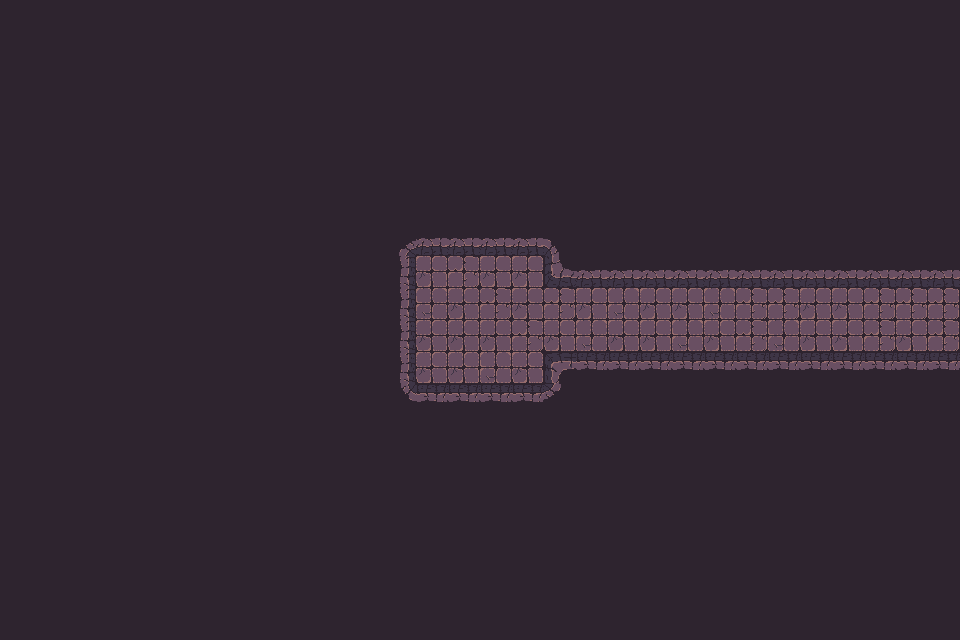

Below is a game level as drawn by its tile map, then a one-line description and the .tmx file that defines it, in full:
An orthogonal 30x20 tile map with 32x32 px tiles, 1 tile layer (Tile layer 1), 2 tilesets and 57 objects.

<map version="1.10" tiledversion="1.11.2" orientation="orthogonal" renderorder="right-down" width="30" height="20" tilewidth="32" tileheight="32" infinite="0" nextlayerid="3" nextobjectid="1">
    <tileset firstgid="1" name="Town Tileset" tilewidth="32" tileheight="32" tilecount="64" columns="8">
        <image source="../../../tiles/World H Tileset.png" trans="ff00ff" width="256" height="256" />
        <tile id="4">
            <objectgroup draworder="index" id="2">
                <object id="1" x="0" y="0" width="32" height="32" />
            </objectgroup>
        </tile>
        <tile id="5">
            <objectgroup draworder="index" id="2">
                <object id="1" x="0" y="0" width="32" height="32" />
            </objectgroup>
        </tile>
        <tile id="6">
            <objectgroup draworder="index" id="2">
                <object id="1" x="0" y="0" width="32" height="32" />
            </objectgroup>
        </tile>
        <tile id="7">
            <objectgroup draworder="index" id="2">
                <object id="1" x="0" y="0" width="32" height="32" />
            </objectgroup>
        </tile>
        <tile id="8">
            <objectgroup draworder="index" id="2">
                <object id="1" x="0" y="0" width="32" height="32" />
            </objectgroup>
        </tile>
        <tile id="10">
            <objectgroup draworder="index" id="2">
                <object id="1" x="0" y="32" width="32" height="0" />
            </objectgroup>
        </tile>
        <tile id="11">
            <objectgroup draworder="index" id="2">
                <object id="1" x="0" y="32" width="32" height="0" />
                <object id="2" x="32" y="0" width="0" height="32" />
            </objectgroup>
        </tile>
        <tile id="12">
            <objectgroup draworder="index" id="2">
                <object id="1" x="32" y="0" width="0" height="32" />
            </objectgroup>
        </tile>
        <tile id="13">
            <objectgroup draworder="index" id="2">
                <object id="1" x="0" y="32" width="32" height="0" />
                <object id="2" x="0" y="32" width="32" height="0" />
                <object id="3" x="0" y="0" width="0" height="32" />
            </objectgroup>
        </tile>
        <tile id="14">
            <objectgroup draworder="index" id="2">
                <object id="1" x="0" y="0" width="0" height="32" />
            </objectgroup>
        </tile>
        <tile id="16">
            <objectgroup draworder="index" id="2">
                <object id="1" x="0" y="0" width="32" height="32" />
            </objectgroup>
        </tile>
        <tile id="24">
            <objectgroup draworder="index" id="2">
                <object id="1" x="0" y="0" width="32" height="32" />
            </objectgroup>
        </tile>
    </tileset>
    <tileset firstgid="65" name="Dungeon Crawler Tileset" tilewidth="32" tileheight="32" tilecount="100" columns="10">
        <image source="../../../tiles/Dungeon_Tile.png" trans="" width="320" height="320" />
        <tile id="2">
            <objectgroup draworder="index" id="2">
                <object id="1" x="0" y="0" width="32" height="32" />
            </objectgroup>
        </tile>
        <tile id="3">
            <objectgroup draworder="index" id="2">
                <object id="1" x="0" y="0" width="32" height="32" />
            </objectgroup>
        </tile>
        <tile id="4">
            <objectgroup draworder="index" id="2">
                <object id="1" x="0" y="0" width="32" height="32" />
            </objectgroup>
        </tile>
        <tile id="5">
            <objectgroup draworder="index" id="2">
                <object id="1" x="0" y="0" width="32" height="32" />
            </objectgroup>
        </tile>
        <tile id="6">
            <objectgroup draworder="index" id="2">
                <object id="1" x="0" y="0" width="32" height="32" />
            </objectgroup>
        </tile>
        <tile id="8">
            <objectgroup draworder="index" id="2">
                <object id="1" x="0" y="0" width="32" height="32" />
            </objectgroup>
        </tile>
        <tile id="12">
            <objectgroup draworder="index" id="2">
                <object id="1" x="0" y="0" width="32" height="32" />
            </objectgroup>
        </tile>
        <tile id="13">
            <objectgroup draworder="index" id="2">
                <object id="1" x="0" y="0" width="32" height="32" />
            </objectgroup>
        </tile>
        <tile id="14">
            <objectgroup draworder="index" id="2">
                <object id="1" x="0" y="0" width="32" height="32" />
            </objectgroup>
        </tile>
        <tile id="15">
            <objectgroup draworder="index" id="2">
                <object id="1" x="0" y="0" width="32" height="32" />
            </objectgroup>
        </tile>
        <tile id="16">
            <objectgroup draworder="index" id="2">
                <object id="1" x="0" y="0" width="32" height="32" />
            </objectgroup>
        </tile>
        <tile id="18">
            <objectgroup draworder="index" id="2">
                <object id="1" x="0" y="0" width="32" height="32" />
            </objectgroup>
        </tile>
        <tile id="22">
            <objectgroup draworder="index" id="2">
                <object id="1" x="0" y="0" width="32" height="32" />
            </objectgroup>
        </tile>
        <tile id="23">
            <objectgroup draworder="index" id="2">
                <object id="1" x="0" y="0" width="32" height="32" />
            </objectgroup>
        </tile>
        <tile id="24">
            <objectgroup draworder="index" id="2">
                <object id="1" x="0" y="0" width="32" height="32" />
            </objectgroup>
        </tile>
        <tile id="25">
            <objectgroup draworder="index" id="2">
                <object id="1" x="0" y="0" width="32" height="32" />
            </objectgroup>
        </tile>
        <tile id="26">
            <objectgroup draworder="index" id="2">
                <object id="1" x="0" y="0" width="32" height="32" />
            </objectgroup>
        </tile>
        <tile id="28">
            <objectgroup draworder="index" id="2">
                <object id="1" x="0" y="0" width="32" height="32" />
            </objectgroup>
        </tile>
        <tile id="32">
            <objectgroup draworder="index" id="2">
                <object id="1" x="0" y="0" width="32" height="32" />
            </objectgroup>
        </tile>
        <tile id="33">
            <objectgroup draworder="index" id="2">
                <object id="1" x="0" y="0" width="32" height="32" />
            </objectgroup>
        </tile>
        <tile id="34">
            <objectgroup draworder="index" id="2">
                <object id="1" x="0" y="0" width="32" height="32" />
            </objectgroup>
        </tile>
        <tile id="35">
            <objectgroup draworder="index" id="2">
                <object id="1" x="0" y="0" width="32" height="32" />
            </objectgroup>
        </tile>
        <tile id="36">
            <objectgroup draworder="index" id="2">
                <object id="1" x="0" y="0" width="32" height="32" />
            </objectgroup>
        </tile>
        <tile id="38">
            <objectgroup draworder="index" id="2">
                <object id="1" x="0" y="0" width="32" height="32" />
            </objectgroup>
        </tile>
        <tile id="42">
            <objectgroup draworder="index" id="2">
                <object id="1" x="0" y="0" width="32" height="32" />
            </objectgroup>
        </tile>
        <tile id="43">
            <objectgroup draworder="index" id="2">
                <object id="1" x="0" y="0" width="32" height="32" />
            </objectgroup>
        </tile>
        <tile id="44">
            <objectgroup draworder="index" id="2">
                <object id="1" x="0" y="0" width="32" height="32" />
            </objectgroup>
        </tile>
        <tile id="45">
            <objectgroup draworder="index" id="2">
                <object id="1" x="0" y="0" width="32" height="32" />
            </objectgroup>
        </tile>
        <tile id="46">
            <objectgroup draworder="index" id="2">
                <object id="1" x="0" y="0" width="32" height="32" />
            </objectgroup>
        </tile>
        <tile id="48">
            <objectgroup draworder="index" id="2">
                <object id="1" x="0" y="0" width="32" height="32" />
            </objectgroup>
        </tile>
        <tile id="52">
            <objectgroup draworder="index" id="2">
                <object id="1" x="0" y="0" width="32" height="32" />
            </objectgroup>
        </tile>
        <tile id="53">
            <objectgroup draworder="index" id="2">
                <object id="1" x="0" y="0" width="32" height="32" />
            </objectgroup>
        </tile>
        <tile id="54">
            <objectgroup draworder="index" id="2">
                <object id="1" x="0" y="0" width="32" height="32" />
            </objectgroup>
        </tile>
        <tile id="55">
            <objectgroup draworder="index" id="2">
                <object id="1" x="0" y="0" width="32" height="32" />
            </objectgroup>
        </tile>
        <tile id="56">
            <objectgroup draworder="index" id="2">
                <object id="1" x="0" y="0" width="32" height="32" />
            </objectgroup>
        </tile>
        <tile id="58">
            <objectgroup draworder="index" id="2">
                <object id="1" x="0" y="0" width="32" height="32" />
            </objectgroup>
        </tile>
        <tile id="62">
            <objectgroup draworder="index" id="2">
                <object id="1" x="0" y="0" width="32" height="32" />
            </objectgroup>
        </tile>
        <tile id="63">
            <objectgroup draworder="index" id="2">
                <object id="1" x="0" y="0" width="32" height="32" />
            </objectgroup>
        </tile>
        <tile id="64">
            <objectgroup draworder="index" id="2">
                <object id="1" x="0" y="0" width="32" height="32" />
            </objectgroup>
        </tile>
        <tile id="65">
            <objectgroup draworder="index" id="2">
                <object id="1" x="0" y="0" width="32" height="32" />
            </objectgroup>
        </tile>
        <tile id="66">
            <objectgroup draworder="index" id="2">
                <object id="1" x="0" y="0" width="32" height="32" />
            </objectgroup>
        </tile>
        <tile id="68">
            <objectgroup draworder="index" id="2">
                <object id="1" x="0" y="0" width="32" height="32" />
            </objectgroup>
        </tile>
    </tileset>
    <layer id="1" name="Tile layer 1" width="30" height="20">
        <data encoding="csv">
122,122,122,122,122,122,122,122,122,122,122,122,122,122,122,122,122,122,122,122,122,122,122,122,122,122,122,122,122,122,
122,122,122,122,122,122,122,122,122,122,122,122,122,122,122,122,122,122,122,122,122,122,122,122,122,122,122,122,122,122,
122,122,122,122,122,122,122,122,122,122,122,122,122,122,122,122,122,122,122,122,122,122,122,122,122,122,122,122,122,122,
122,122,122,122,122,122,122,122,122,122,122,122,122,122,122,122,122,122,122,122,122,122,122,122,122,122,122,122,122,122,
122,122,122,122,122,122,122,122,122,122,122,122,122,122,122,122,122,122,122,122,122,122,122,122,122,122,122,122,122,122,
122,122,122,122,122,122,122,122,122,122,122,122,122,122,122,122,122,122,122,122,122,122,122,122,122,122,122,122,122,122,
122,122,122,122,122,122,122,122,122,122,122,122,122,122,122,122,122,122,122,122,122,122,122,122,122,122,122,122,122,122,
122,122,122,122,122,122,122,122,122,122,122,122,67,68,68,68,68,69,122,122,122,122,122,122,122,122,122,122,122,122,
122,122,122,122,122,122,122,122,122,122,122,122,77,75,65,75,75,100,68,68,68,68,68,68,68,68,68,68,68,68,
122,122,122,122,122,122,122,122,122,122,122,122,77,66,75,65,75,65,75,66,75,75,66,65,65,75,75,65,65,65,
122,122,122,122,122,122,122,122,122,122,122,122,77,75,75,75,65,75,66,75,75,66,75,65,66,75,75,65,75,65,
122,122,122,122,122,122,122,122,122,122,122,122,77,75,75,66,75,70,88,88,88,88,88,88,88,88,88,88,88,88,
122,122,122,122,122,122,122,122,122,122,122,122,87,88,88,88,88,89,122,122,122,122,122,122,122,122,122,122,122,122,
122,122,122,122,122,122,122,122,122,122,122,122,122,122,122,122,122,122,122,122,122,122,122,122,122,122,122,122,122,122,
122,122,122,122,122,122,122,122,122,122,122,122,122,122,122,122,122,122,122,122,122,122,122,122,122,122,122,122,122,122,
122,122,122,122,122,122,122,122,122,122,122,122,122,122,122,122,122,122,122,122,122,122,122,122,122,122,122,122,122,122,
122,122,122,122,122,122,122,122,122,122,122,122,122,122,122,122,122,122,122,122,122,122,122,122,122,122,122,122,122,122,
122,122,122,122,122,122,122,122,122,122,122,122,122,122,122,122,122,122,122,122,122,122,122,122,122,122,122,122,122,122,
122,122,122,122,122,122,122,122,122,122,122,122,122,122,122,122,122,122,122,122,122,122,122,122,122,122,122,122,122,122,
122,122,122,122,122,122,122,122,122,122,122,122,122,122,122,122,122,122,122,122,122,122,122,122,122,122,122,122,122,122
        </data>
    </layer>
</map>
